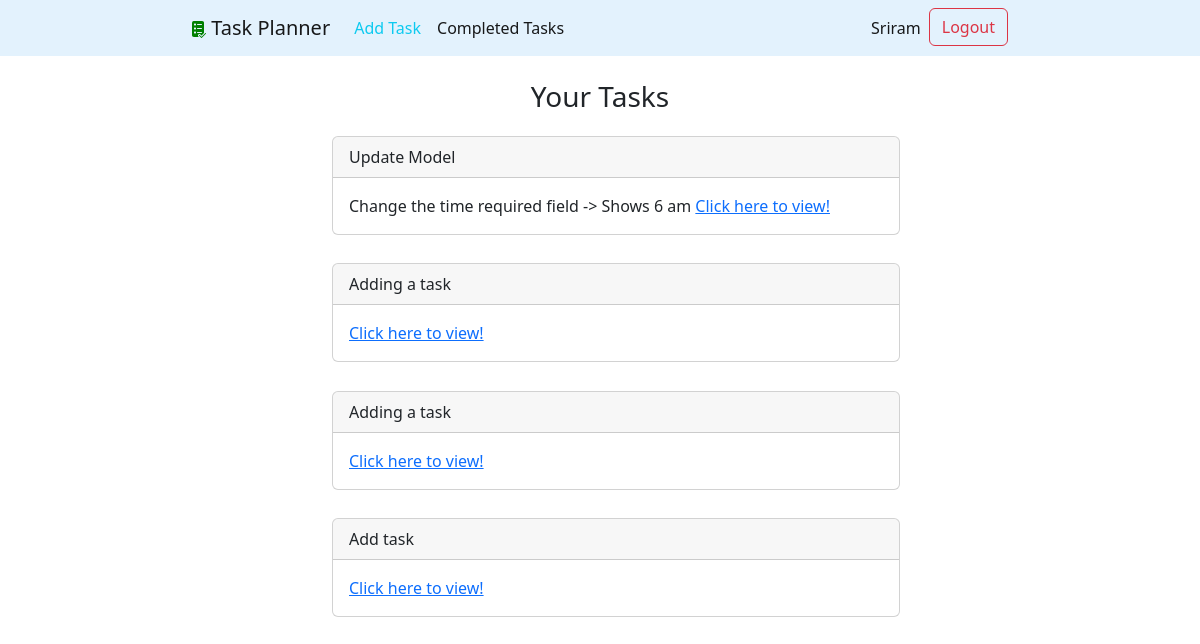
Page / (signed in) on the earlier database version.
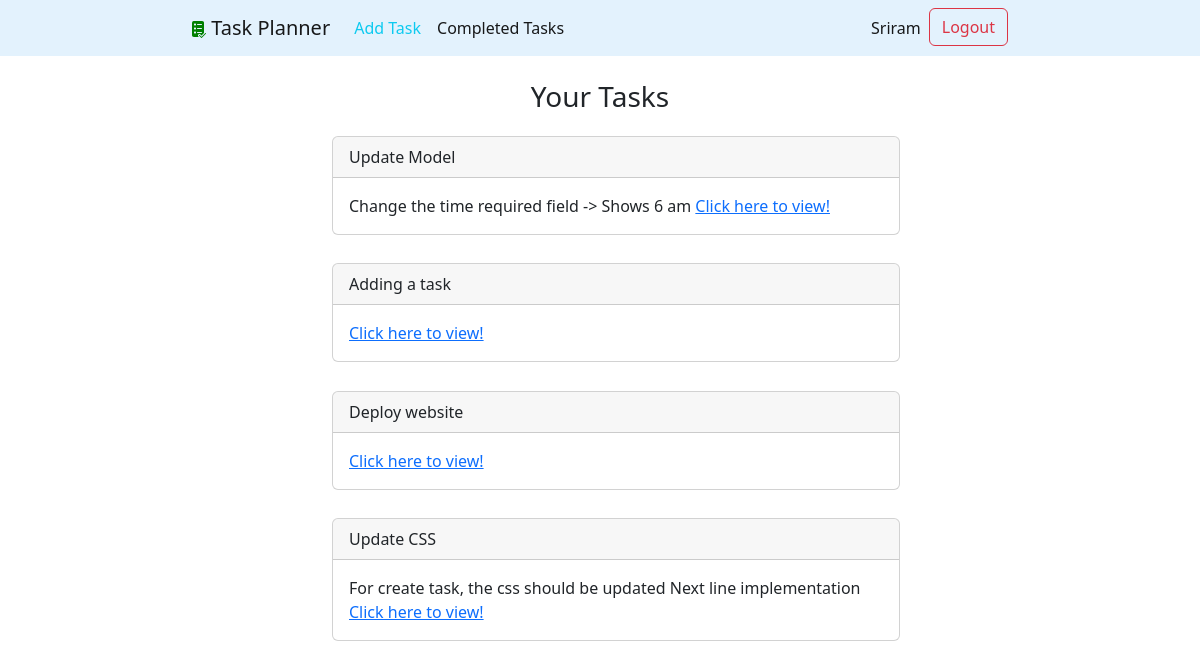
Same page on the later database version.
### taskplanner/models.py (models this page shows, shortened)
class Task(models.Model):
    title = models.CharField(max_length=100)
    description = models.TextField(blank=True)
    created = models.DateField(auto_now_add=True)
    time_req = models.TimeField(null=True,blank=True)
    completed = models.BooleanField(null=True,blank=True)
    completed_date = models.DateTimeField(null=True,blank=True)
    user = models.ForeignKey(User, on_delete=models.CASCADE)

### taskplanner/views.py (the view)
# urls.py: 2. Add a URL to urlpatterns:  path('', views.home, name='home')
def home(request):
    try:
        tasks = Task.objects.filter(user = request.user, completed_date__isnull=True)
        return render(request, 'taskplanner/home.html', {'tasks':tasks})
    except TypeError:
        return render(request, 'taskplanner/home.html')

### taskplanner/templates/taskplanner/home.html
{% extends 'taskplanner/base.html'%}
{% block content %}
    {% if not user.is_authenticated %}
    <div class="card text-center info">
        <h3>Welcome to Task manager!</h3>
        <div><a class="nav-link active" aria-current="page" href="{% url 'signupuser' %}"> Sign up here!</a></div>
    </div>
    {% else %}
    <br>
    <h3>Your Tasks</h3>
    <ul class="tasks">
        {% for task in tasks %}
        <li><div class="card">
            <div class="card-header">{{task.title}}</div>
            <div class="card-body">
            {% if task.description %}
                {{task.description}}
            {% endif %}
            <a href="{% url 'viewtask' task.id %}"> Click here to view!</a>
            </div>
        </div></li>
        {% endfor %}
    </ul>
    {% endif %}
{% endblock %}

Differences in the rows shown:
removed Task: title "Adding a task"
no longer on this page (row edited): Task: title "Add task"
added Task: title "Deploy website"
added Task: title "Update CSS", description "For create task, the css should be updated Next line implementation"
